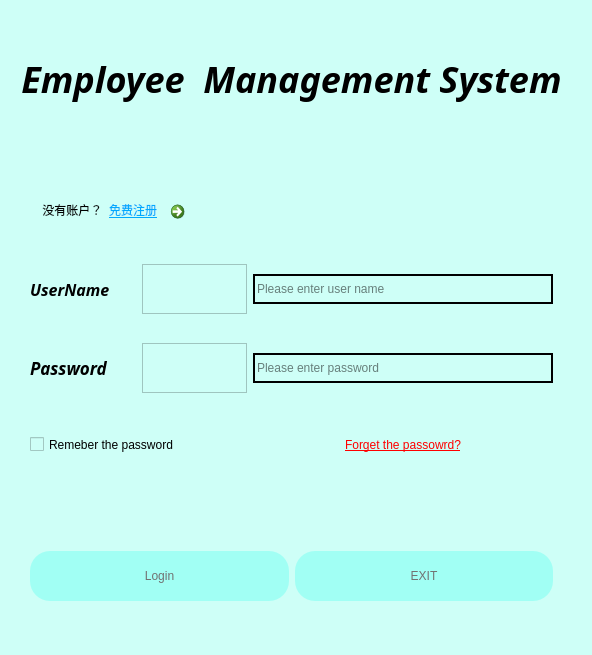
<?xml version="1.0" encoding="UTF-8"?>
<ui version="4.0">
 <class>Page_Login</class>
 <widget class="QWidget" name="Page_Login">
  <property name="geometry">
   <rect>
    <x>0</x>
    <y>0</y>
    <width>592</width>
    <height>655</height>
   </rect>
  </property>
  <property name="windowTitle">
   <string>登陆</string>
  </property>
  <property name="windowIcon">
   <iconset resource="res.qrc">
    <normaloff>:/advancedgroup48.png</normaloff>:/advancedgroup48.png</iconset>
  </property>
  <property name="toolTip">
   <string>这是登陆窗口</string>
  </property>
  <property name="styleSheet">
   <string notr="true">background-color:rgb(206, 255, 247);

</string>
  </property>
  <layout class="QGridLayout" name="gridLayout_2">
   <item row="1" column="3">
    <spacer name="horizontalSpacer">
     <property name="orientation">
      <enum>Qt::Horizontal</enum>
     </property>
     <property name="sizeHint" stdset="0">
      <size>
       <width>40</width>
       <height>20</height>
      </size>
     </property>
    </spacer>
   </item>
   <item row="0" column="1">
    <widget class="QLabel" name="label_3">
     <property name="minimumSize">
      <size>
       <width>0</width>
       <height>60</height>
      </size>
     </property>
     <property name="font">
      <font>
       <family>Noto Sans</family>
       <pointsize>27</pointsize>
       <italic>true</italic>
       <bold>true</bold>
      </font>
     </property>
     <property name="toolTip">
      <string>This is employ magement system</string>
     </property>
     <property name="styleSheet">
      <string notr="true">font: 900 italic 27pt &quot;Noto Sans&quot;;
</string>
     </property>
     <property name="text">
      <string>Employee  Management System</string>
     </property>
     <property name="alignment">
      <set>Qt::AlignCenter</set>
     </property>
    </widget>
   </item>
   <item row="1" column="0">
    <spacer name="horizontalSpacer_2">
     <property name="orientation">
      <enum>Qt::Horizontal</enum>
     </property>
     <property name="sizeHint" stdset="0">
      <size>
       <width>40</width>
       <height>20</height>
      </size>
     </property>
    </spacer>
   </item>
   <item row="2" column="1">
    <widget class="QWidget" name="widget" native="true">
     <property name="minimumSize">
      <size>
       <width>0</width>
       <height>35</height>
      </size>
     </property>
     <layout class="QGridLayout" name="gridLayout_3">
      <item row="0" column="0">
       <widget class="QPushButton" name="btn_login">
        <property name="minimumSize">
         <size>
          <width>0</width>
          <height>50</height>
         </size>
        </property>
        <property name="styleSheet">
         <string notr="true">QPushButton#btn_login{
font: 900 14pt &quot;Noto Sans&quot;;
background-color:rgb(161, 255, 244);
color:rgb(113, 113, 113);
border-radius:20px;
}
QPushButton#btn_login:hover{
	background-color: rgb(255, 255, 255);
	color: rgb(0, 0, 0);
	font: 900 14pt &quot;Noto Sans&quot;;
}
</string>
        </property>
        <property name="text">
         <string>Login</string>
        </property>
       </widget>
      </item>
      <item row="0" column="1">
       <widget class="QPushButton" name="btn_exit">
        <property name="minimumSize">
         <size>
          <width>0</width>
          <height>50</height>
         </size>
        </property>
        <property name="styleSheet">
         <string notr="true">QPushButton#btn_exit{
font: 900 14pt &quot;Noto Sans&quot;;
background-color:rgb(161, 255, 244);
color:rgb(113, 113, 113);
border-radius:20px;
}
QPushButton#btn_exit:hover{
	background-color: rgb(255, 255, 255);
	color: rgb(0, 0, 0);
	font: 900 14pt &quot;Noto Sans&quot;;
}
</string>
        </property>
        <property name="text">
         <string>EXIT</string>
        </property>
       </widget>
      </item>
     </layout>
    </widget>
   </item>
   <item row="1" column="1">
    <widget class="QWidget" name="widget_2" native="true">
     <property name="minimumSize">
      <size>
       <width>0</width>
       <height>350</height>
      </size>
     </property>
     <layout class="QGridLayout" name="gridLayout">
      <item row="2" column="1">
       <widget class="QFrame" name="frame">
        <property name="minimumSize">
         <size>
          <width>50</width>
          <height>50</height>
         </size>
        </property>
        <property name="styleSheet">
         <string notr="true">image:url(:/密码.png)</string>
        </property>
        <property name="frameShape">
         <enum>QFrame::StyledPanel</enum>
        </property>
        <property name="frameShadow">
         <enum>QFrame::Raised</enum>
        </property>
       </widget>
      </item>
      <item row="1" column="2">
       <widget class="QLineEdit" name="_user">
        <property name="minimumSize">
         <size>
          <width>0</width>
          <height>30</height>
         </size>
        </property>
        <property name="styleSheet">
         <string notr="true">QLineEdit#_user{
border: 2px solid;

}</string>
        </property>
        <property name="maxLength">
         <number>8</number>
        </property>
        <property name="echoMode">
         <enum>QLineEdit::Normal</enum>
        </property>
        <property name="placeholderText">
         <string>Please enter user name</string>
        </property>
       </widget>
      </item>
      <item row="2" column="2">
       <widget class="QLineEdit" name="password">
        <property name="minimumSize">
         <size>
          <width>0</width>
          <height>30</height>
         </size>
        </property>
        <property name="styleSheet">
         <string notr="true">QLineEdit#password
{
border: 2px solid;

}</string>
        </property>
        <property name="maxLength">
         <number>8</number>
        </property>
        <property name="echoMode">
         <enum>QLineEdit::Password</enum>
        </property>
        <property name="placeholderText">
         <string>Please enter password</string>
        </property>
       </widget>
      </item>
      <item row="3" column="2" alignment="Qt::AlignHCenter">
       <widget class="QLabel" name="label_4">
        <property name="minimumSize">
         <size>
          <width>0</width>
          <height>45</height>
         </size>
        </property>
        <property name="styleSheet">
         <string notr="true">font: 300 italic 12pt &quot;Noto Sans&quot; ;
color:red;
text-decoration: underline;</string>
        </property>
        <property name="text">
         <string>Forget the passowrd?</string>
        </property>
       </widget>
      </item>
      <item row="1" column="0">
       <widget class="QLabel" name="label">
        <property name="minimumSize">
         <size>
          <width>70</width>
          <height>0</height>
         </size>
        </property>
        <property name="font">
         <font>
          <family>Noto Sans</family>
          <pointsize>12</pointsize>
          <italic>true</italic>
          <bold>true</bold>
         </font>
        </property>
        <property name="styleSheet">
         <string notr="true">font: 900 italic 12pt &quot;Noto Sans&quot;;</string>
        </property>
        <property name="text">
         <string>UserName</string>
        </property>
       </widget>
      </item>
      <item row="2" column="0">
       <widget class="QLabel" name="label_2">
        <property name="minimumSize">
         <size>
          <width>70</width>
          <height>0</height>
         </size>
        </property>
        <property name="font">
         <font>
          <family>Noto Sans</family>
          <pointsize>13</pointsize>
          <italic>true</italic>
          <bold>true</bold>
         </font>
        </property>
        <property name="styleSheet">
         <string notr="true">font: 900 italic 13pt &quot;Noto Sans&quot;;</string>
        </property>
        <property name="text">
         <string>Password</string>
        </property>
       </widget>
      </item>
      <item row="3" column="0" colspan="2">
       <widget class="QCheckBox" name="checkBox">
        <property name="minimumSize">
         <size>
          <width>0</width>
          <height>45</height>
         </size>
        </property>
        <property name="styleSheet">
         <string notr="true">font: 300 italic 12pt &quot;Noto Sans&quot;;</string>
        </property>
        <property name="text">
         <string>Remeber the password</string>
        </property>
       </widget>
      </item>
      <item row="1" column="1">
       <widget class="QFrame" name="userimage">
        <property name="minimumSize">
         <size>
          <width>50</width>
          <height>50</height>
         </size>
        </property>
        <property name="styleSheet">
         <string notr="true">image:url(:/平台管理—用户管理.png)</string>
        </property>
        <property name="frameShape">
         <enum>QFrame::StyledPanel</enum>
        </property>
        <property name="frameShadow">
         <enum>QFrame::Raised</enum>
        </property>
       </widget>
      </item>
      <item row="0" column="0" colspan="2">
       <widget class="QWidget" name="widget_3" native="true">
        <property name="maximumSize">
         <size>
          <width>16777215</width>
          <height>50</height>
         </size>
        </property>
        <layout class="QGridLayout" name="gridLayout_4">
         <item row="0" column="1">
          <widget class="QLabel" name="label_6">
           <property name="maximumSize">
            <size>
             <width>60</width>
             <height>16777215</height>
            </size>
           </property>
           <property name="styleSheet">
            <string notr="true">color: rgb(1, 187, 255);
text-decoration: underline;
font: 10pt &quot;Noto Sans&quot;;
font: 11pt &quot;Noto Sans&quot;;
color: rgb(0, 170, 255);</string>
           </property>
           <property name="text">
            <string>免费注册</string>
           </property>
          </widget>
         </item>
         <item row="0" column="0">
          <widget class="QLabel" name="label_5">
           <property name="minimumSize">
            <size>
             <width>0</width>
             <height>20</height>
            </size>
           </property>
           <property name="maximumSize">
            <size>
             <width>65</width>
             <height>20</height>
            </size>
           </property>
           <property name="text">
            <string> 没有账户？</string>
           </property>
          </widget>
         </item>
         <item row="0" column="2">
          <widget class="QCommandLinkButton" name="commandLinkButton">
           <property name="maximumSize">
            <size>
             <width>75</width>
             <height>16777215</height>
            </size>
           </property>
           <property name="styleSheet">
            <string notr="true">background-image: url(:/箭头.png);
border-image: url(:/箭头.png);
border-left:10;
border-top:8;
QCommanLinkButton#commandLinkButton:hover{
	background-color: rgb(255, 255, 255);
}
</string>
           </property>
           <property name="text">
            <string/>
           </property>
          </widget>
         </item>
        </layout>
       </widget>
      </item>
     </layout>
    </widget>
   </item>
   <item row="1" column="2">
    <spacer name="horizontalSpacer_3">
     <property name="orientation">
      <enum>Qt::Horizontal</enum>
     </property>
     <property name="sizeHint" stdset="0">
      <size>
       <width>40</width>
       <height>20</height>
      </size>
     </property>
    </spacer>
   </item>
  </layout>
 </widget>
 <resources>
  <include location="res.qrc"/>
 </resources>
 <connections/>
</ui>
